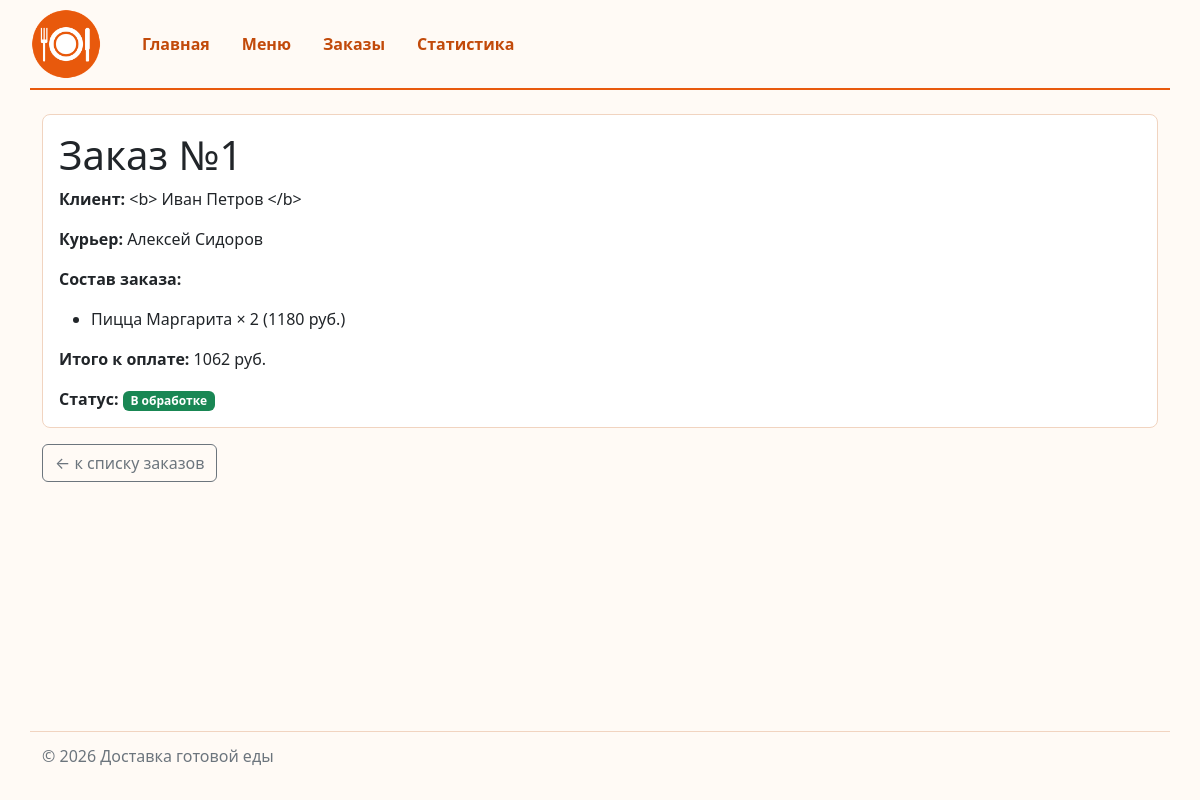
The app's page /orders/1/ with its own data.
### orders/views.py (the view)
# urls.py: path("<int:order_id>/", views.order_detail, name="detail"),
def order_detail(request: HttpRequest, order_id: int) -> HttpResponse:
    order = fetch_one(ORDERS_QUERY + "WHERE orders.id = ?;", (order_id,))
    positions = []
    if order is not None:
        positions = fetch_all(
            """
            SELECT
                dishes.name AS name,
                order_items.quantity AS quantity,
                dishes.price * order_items.quantity AS line_total
            FROM order_items
            JOIN dishes ON order_items.dish_id = dishes.id
            WHERE order_items.order_id = ?
            ORDER BY dishes.name;
            """,
            (order_id,),
        )
    context = {
        "order": order,
        "positions": positions,
    }
    return render(
        request,
        "orders/order_detail.html",
        context,
        status=404 if order is None else 200,
    )

### db/database.py (called while the page is built)
def get_connection(db_path: Path | str = DB_PATH) -> sqlite3.Connection:
    conn = sqlite3.connect(db_path)
    conn.row_factory = sqlite3.Row
    conn.execute("PRAGMA foreign_keys = ON")
    return conn

def fetch_all(query: str, params: tuple = ()) -> list[sqlite3.Row]:
    conn = get_connection()
    try:
        return conn.execute(query, params).fetchall()
    finally:
        conn.close()

def fetch_one(query: str, params: tuple = ()) -> sqlite3.Row | None:
    conn = get_connection()
    try:
        return conn.execute(query, params).fetchone()
    finally:
        conn.close()

### orders/templates/orders/order_detail.html (shortened to what this page needs)
{% extends "base.html" %}
{% block content %}
    {% if order %}
        <div class="card order-card">
            <div class="card-body">
                <h1 class="card-title">
                    Заказ №{{ order.id }}
                </h1>
                <p class="card-text">
                    <strong>Клиент:</strong>
                    {{ order.client_name }}
                </p>
                <p class="card-text">
                    <strong>Курьер:</strong>
                    {{ order.courier_name|default:"не назначен" }}
                </p>
                <p class="card-text">
                    <strong>Состав заказа:</strong>
                </p>
                <ul>
                    {% for position in positions %}
                        <li>{{ position.name }} × {{ position.quantity }} ({{ position.line_total|floatformat:"-2" }} руб.)</li>
                    {% empty %}
                        <li>Состав заказа пуст.</li>
                    {% endfor %}
                </ul>
                <p class="card-text">
                    <strong>Итого к оплате:</strong>
                    {{ order.total|floatformat:"-2" }} руб.
                </p>
                <p class="card-text">
                    <strong>Статус:</strong>
                    {% include "orders/includes/order_status.html" %}
                </p>
            </div>
        </div>
    {% endif %}
    <a
        href="{% url 'orders:list' %}"
        class="btn btn-outline-secondary mt-3"
    >
        ← к списку заказов
    </a>
{% endblock %}

### orders/templates/orders/includes/order_status.html
{% if order.status == "отменён" %}
    <span class="badge bg-secondary order-status order-status-cancelled">
        {{ order.status|capfirst }}
    </span>
{% elif order.status == "ожидает курьера" %}
    <span class="badge bg-warning text-dark order-status order-status-waiting">
        {{ order.status|capfirst }}
    </span>
{% else %}
    <span class="badge bg-success order-status order-status-active">
        {{ order.status|capfirst }}
    </span>
{% endif %}

### homepage/static/homepage/css/style.css (style rules this page uses)
:root { --brand-color: #e8590c; --brand-color-dark: #c24a0a; }
body { min-height: 100vh; display: flex; flex-direction: column; background-color: #fffaf5; }
.order-card { border: 1px solid #f1d4c0; border-radius: 8px; }
.order-status { font-weight: 600; }

### records on screen
couriers: courier_name "Алексей Сидоров"
dishes: name "Пицца Маргарита", quantity "2", line_total "1180"
orders: status "В обработке"

### other values on screen
{{ order.id }} "1"
{{ order.client_name }} "<b> Иван Петров </b>"
{{ order.total|floatformat:"-2" }} "1062"
